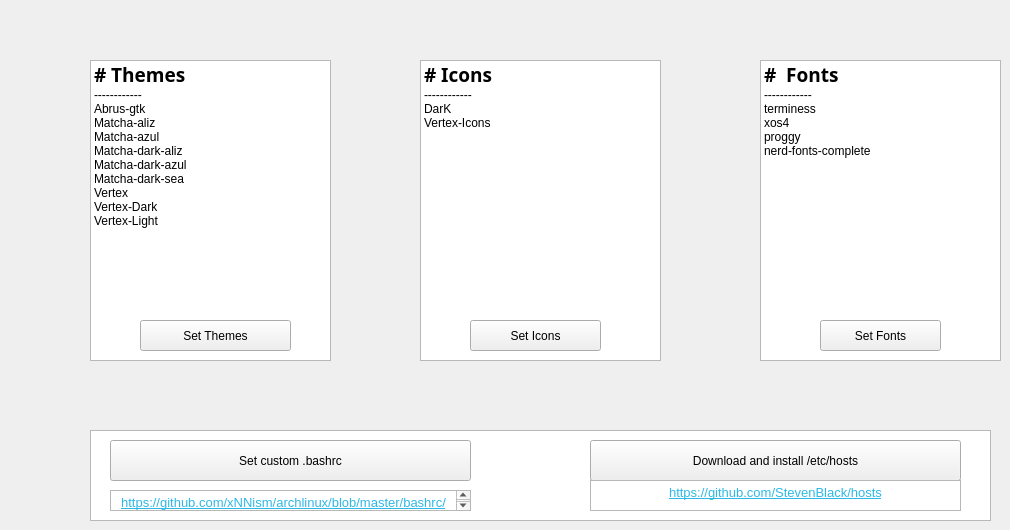
    <widget class="QWidget" name="tab_2">
     <attribute name="title">
      <string>Appearance</string>
     </attribute>
     <widget class="QListWidget" name="listWidget">
      <property name="geometry">
       <rect>
        <x>90</x>
        <y>60</y>
        <width>241</width>
        <height>301</height>
       </rect>
      </property>
      <item>
       <property name="text">
        <string># Themes</string>
       </property>
       <property name="font">
        <font>
         <family>xos4 Terminus</family>
         <pointsize>14</pointsize>
         <weight>75</weight>
         <bold>true</bold>
        </font>
       </property>
      </item>
      <item>
       <property name="text">
        <string>------------</string>
       </property>
      </item>
      <item>
       <property name="text">
        <string>Abrus-gtk</string>
       </property>
      </item>
      <item>
       <property name="text">
        <string>Matcha-aliz</string>
       </property>
      </item>
      <item>
       <property name="text">
        <string>Matcha-azul</string>
       </property>
      </item>
      <item>
       <property name="text">
        <string>Matcha-dark-aliz</string>
       </property>
      </item>
      <item>
       <property name="text">
        <string>Matcha-dark-azul</string>
       </property>
      </item>
      <item>
       <property name="text">
        <string>Matcha-dark-sea</string>
       </property>
      </item>
      <item>
       <property name="text">
        <string>Vertex</string>
       </property>
      </item>
      <item>
       <property name="text">
        <string>Vertex-Dark</string>
       </property>
      </item>
      <item>
       <property name="text">
        <string>Vertex-Light</string>
       </property>
      </item>
     </widget>
     <widget class="QPushButton" name="pushButton_5">
      <property name="geometry">
       <rect>
        <x>140</x>
        <y>320</y>
        <width>151</width>
        <height>31</height>
       </rect>
      </property>
      <property name="text">
       <string>Set Themes</string>
      </property>
     </widget>
     <widget class="QListWidget" name="listWidget_2">
      <property name="geometry">
       <rect>
        <x>420</x>
        <y>60</y>
        <width>241</width>
        <height>301</height>
       </rect>
      </property>
      <item>
       <property name="text">
        <string># Icons</string>
       </property>
       <property name="font">
        <font>
         <family>xos4 Terminus</family>
         <pointsize>14</pointsize>
         <weight>75</weight>
         <bold>true</bold>
        </font>
       </property>
      </item>
      <item>
       <property name="text">
        <string>------------</string>
       </property>
      </item>
      <item>
       <property name="text">
        <string>DarK</string>
       </property>
      </item>
      <item>
       <property name="text">
        <string>Vertex-Icons</string>
       </property>
      </item>
     </widget>
     <widget class="QListWidget" name="listWidget_3">
      <property name="geometry">
       <rect>
        <x>760</x>
        <y>60</y>
        <width>241</width>
        <height>301</height>
       </rect>
      </property>
      <item>
       <property name="text">
        <string>#  Fonts</string>
       </property>
       <property name="font">
        <font>
         <family>xos4 Terminus</family>
         <pointsize>14</pointsize>
         <weight>75</weight>
         <bold>true</bold>
        </font>
       </property>
      </item>
      <item>
       <property name="text">
        <string>------------</string>
       </property>
      </item>
      <item>
       <property name="text">
        <string>terminess</string>
       </property>
      </item>
      <item>
       <property name="text">
        <string>xos4</string>
       </property>
      </item>
      <item>
       <property name="text">
        <string>proggy</string>
       </property>
      </item>
      <item>
       <property name="text">
        <string>nerd-fonts-complete</string>
       </property>
      </item>
     </widget>
     <widget class="QPushButton" name="pushButton_6">
      <property name="geometry">
       <rect>
        <x>470</x>
        <y>320</y>
        <width>131</width>
        <height>31</height>
       </rect>
      </property>
      <property name="text">
       <string>Set Icons</string>
      </property>
     </widget>
     <widget class="QPushButton" name="pushButton_7">
      <property name="geometry">
       <rect>
        <x>820</x>
        <y>320</y>
        <width>121</width>
        <height>31</height>
       </rect>
      </property>
      <property name="text">
       <string>Set Fonts</string>
      </property>
     </widget>
     <widget class="QListWidget" name="listWidget_4">
      <property name="geometry">
       <rect>
        <x>90</x>
        <y>430</y>
        <width>901</width>
        <height>91</height>
       </rect>
      </property>
     </widget>
     <widget class="QPushButton" name="pushButton_8">
      <property name="geometry">
       <rect>
        <x>110</x>
        <y>440</y>
        <width>361</width>
        <height>41</height>
       </rect>
      </property>
      <property name="text">
       <string>Set custom .bashrc</string>
      </property>
     </widget>
     <widget class="QPushButton" name="pushButton_9">
      <property name="geometry">
       <rect>
        <x>590</x>
        <y>440</y>
        <width>371</width>
        <height>41</height>
       </rect>
      </property>
      <property name="text">
       <string>Download and install /etc/hosts</string>
      </property>
     </widget>
     <widget class="QTextBrowser" name="textBrowser_5">
      <property name="geometry">
       <rect>
        <x>110</x>
        <y>490</y>
        <width>361</width>
        <height>21</height>
       </rect>
      </property>
      <property name="html">
       <string>&lt;!DOCTYPE HTML PUBLIC &quot;-//W3C//DTD HTML 4.0//EN&quot; &quot;http://www.w3.org/TR/REC-html40/strict.dtd&quot;&gt;
&lt;html&gt;&lt;head&gt;&lt;meta name=&quot;qrichtext&quot; content=&quot;1&quot; /&gt;&lt;style type=&quot;text/css&quot;&gt;
p, li { white-space: pre-wrap; }
&lt;/style&gt;&lt;/head&gt;&lt;body style=&quot; font-family:'xos4 Terminus'; font-size:11pt; font-weight:600; font-style:normal;&quot;&gt;
&lt;p align=&quot;center&quot; style=&quot; margin-top:0px; margin-bottom:0px; margin-left:0px; margin-right:0px; -qt-block-indent:0; text-indent:0px;&quot;&gt;&lt;a href=&quot;https://github.com/xNNism/archlinux/blob/master/bashrc/bashrc&quot;&gt;&lt;span style=&quot; font-size:10pt; font-weight:400; text-decoration: underline; color:#2eb8e6;&quot;&gt;https://github.com/xNNism/archlinux/blob/master/bashrc/bashrc&lt;/span&gt;&lt;/a&gt;&lt;/p&gt;&lt;/body&gt;&lt;/html&gt;</string>
      </property>
     </widget>
     <widget class="QTextBrowser" name="textBrowser_6">
      <property name="geometry">
       <rect>
        <x>590</x>
        <y>480</y>
        <width>371</width>
        <height>31</height>
       </rect>
      </property>
      <property name="font">
       <font>
        <pointsize>11</pointsize>
       </font>
      </property>
      <property name="html">
       <string>&lt;!DOCTYPE HTML PUBLIC &quot;-//W3C//DTD HTML 4.0//EN&quot; &quot;http://www.w3.org/TR/REC-html40/strict.dtd&quot;&gt;
&lt;html&gt;&lt;head&gt;&lt;meta name=&quot;qrichtext&quot; content=&quot;1&quot; /&gt;&lt;style type=&quot;text/css&quot;&gt;
p, li { white-space: pre-wrap; }
&lt;/style&gt;&lt;/head&gt;&lt;body style=&quot; font-family:'xos4 Terminus'; font-size:11pt; font-weight:600; font-style:normal;&quot;&gt;
&lt;p align=&quot;center&quot; style=&quot; margin-top:0px; margin-bottom:0px; margin-left:0px; margin-right:0px; -qt-block-indent:0; text-indent:0px;&quot;&gt;&lt;a href=&quot;https://github.com/StevenBlack/hosts&quot;&gt;&lt;span style=&quot; font-size:10pt; font-weight:400; text-decoration: underline; color:#2eb8e6;&quot;&gt;https://github.com/StevenBlack/hosts&lt;/span&gt;&lt;/a&gt;&lt;/p&gt;&lt;/body&gt;&lt;/html&gt;</string>
      </property>
     </widget>
     <zorder>listWidget_4</zorder>
     <zorder>listWidget</zorder>
     <zorder>pushButton_5</zorder>
     <zorder>listWidget_2</zorder>
     <zorder>listWidget_3</zorder>
     <zorder>pushButton_6</zorder>
     <zorder>pushButton_7</zorder>
     <zorder>pushButton_8</zorder>
     <zorder>pushButton_9</zorder>
     <zorder>textBrowser_5</zorder>
     <zorder>textBrowser_6</zorder>
    </widget>
